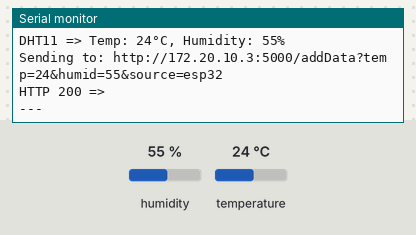
This sketch was run on a simulated ESP32. Parts: the last lines printed to the serial monitor. Inputs (shaded band) come from the test bench; at power-on: humidity 55 %, temperature 24 °C. WiFi joins after 1.5 s; servers stay silent unless stated; uploads are accepted with an empty reply.

Above: at 3.7 s.
3.8 s: humidity set to 22 %
At 4.92 s:
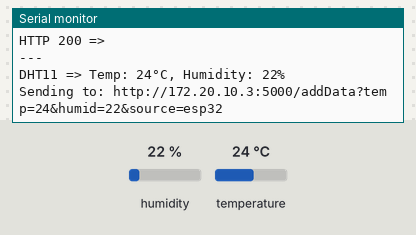
6.7 s: temperature set to 12 °C
At 8.2 s:
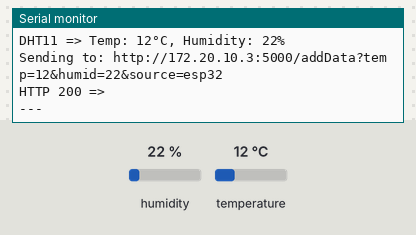
9.6 s: humidity set to 40 %
At 12.4 s:
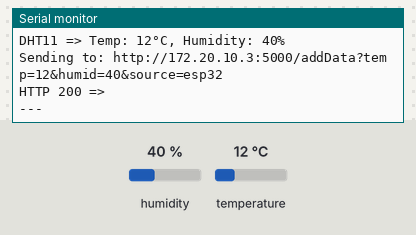
Timing chart, 0 to 13.9 s (numbered marks = the images above; inputs shaded):
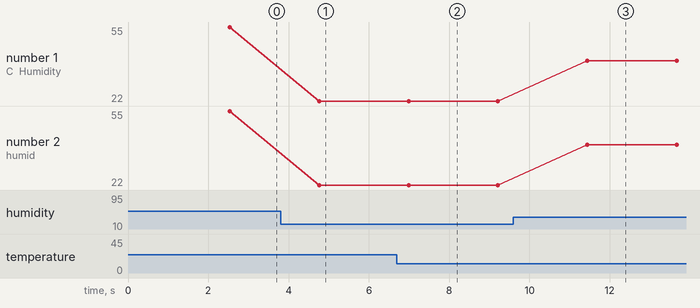

Measured:
- after the input at 3.8 s, the serial monitor: prints a new line after 0.96 s (image 1)
- after the input at 6.7 s, the serial monitor: prints a new line after 0.29 s (image 2)
- after the input at 9.6 s, the serial monitor: prints a new line after 1.8 s (image 3)
- plotted number 1: 55 → 22 after the input at 3.8 s, 22 → 40 after the input at 9.6 s
- plotted number 2: 55 → 22 after the input at 3.8 s, 22 → 40 after the input at 9.6 s

The sketch:

dht11_to_mysql.ino
```cpp
/*
  ESP32 + DHT11 溫濕度感測器 → 透過 WiFi HTTP API 上傳至 MySQL
  (使用 HTTPClient，不使用 MySQL_Connection，避免 crash)

  接線方式：
  DHT11 VCC  → ESP32 3.3V
  DHT11 DATA → ESP32 GPIO 4
  DHT11 GND  → ESP32 GND
*/

#include <WiFi.h>
#include <HTTPClient.h>
#include <SimpleDHT.h>       // DHT11 的標頭檔

// ===== WiFi 設定 =====
const char ssid[] = "baba";
const char password[] = "77777777";

// ===== 伺服器設定 =====
// 你的電腦 IP + Flask 伺服器端路徑 (5000 port)
String serverName = "http://172.20.10.3:5000/addData";

// ===== DHT11 設定 =====
int pinDHT11 = 15;           // DHT11 的 Data 腳位接在 GPIO 15
SimpleDHT11 dht11;

void setup() {
  Serial.begin(115200);
  delay(1000);

  Serial.println("\n====================================");
  Serial.println("ESP32 + DHT11 → HTTP API → MySQL");
  Serial.println("====================================\n");

  // === 連接 WiFi ===
  Serial.print("Connecting to WiFi: ");
  Serial.println(ssid);
  WiFi.mode(WIFI_STA);
  WiFi.begin(ssid, password);

  int retry = 0;
  while (WiFi.status() != WL_CONNECTED) {
    delay(500);
    Serial.print(".");
    retry++;
    if (retry > 30) {
      Serial.println("\nWiFi connection timeout!");
      return;
    }
  }

  Serial.println("\nWiFi connected!");
  Serial.print("ESP32 IP: ");
  Serial.println(WiFi.localIP());
  Serial.println("Starting sensor readings...\n");
}

void loop() {
  // === 讀取 DHT11 感測器 ===
  byte temperature = 0;
  byte humidity = 0;
  int err = SimpleDHTErrSuccess;

  if ((err = dht11.read(pinDHT11, &temperature, &humidity, NULL)) != SimpleDHTErrSuccess) {
    Serial.print("Read DHT11 failed, err=");
    Serial.println(err);
    delay(2000);
    return;
  }

  int temp = (int)temperature;
  int humid = (int)humidity;

  Serial.print("DHT11 => Temp: ");
  Serial.print(temp);
  Serial.print("°C, Humidity: ");
  Serial.print(humid);
  Serial.println("%");

  // === 透過 HTTP 發送資料至 PHP ===
  if (WiFi.status() == WL_CONNECTED) {
    HTTPClient http;

    // 將真實溫濕度資料塞進網址參數，並表明來源為 esp32
    String serverPath = serverName + "?temp=" + String(temp) + "&humid=" + String(humid) + "&source=esp32";

    Serial.print("Sending to: ");
    Serial.println(serverPath);

    http.begin(serverPath);
    int httpResponseCode = http.GET();

    if (httpResponseCode > 0) {
      Serial.print("HTTP ");
      Serial.print(httpResponseCode);
      Serial.print(" => ");
      Serial.println(http.getString());
    } else {
      Serial.print("HTTP Error: ");
      Serial.println(httpResponseCode);
    }

    http.end();
  } else {
    Serial.println("WiFi disconnected! Reconnecting...");
    WiFi.begin(ssid, password);
    delay(5000);
  }

  Serial.println("---");
  delay(2000);  // 每 2 秒讀取一次 (作業需求)
}
```
